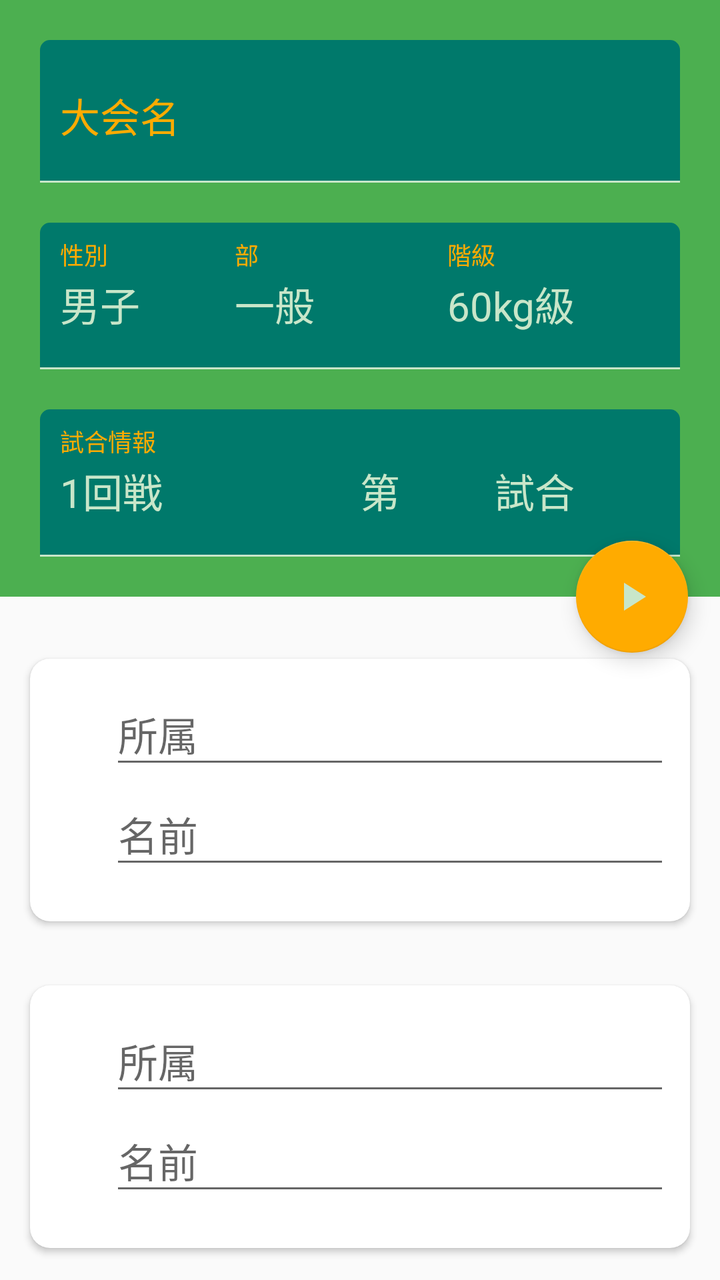
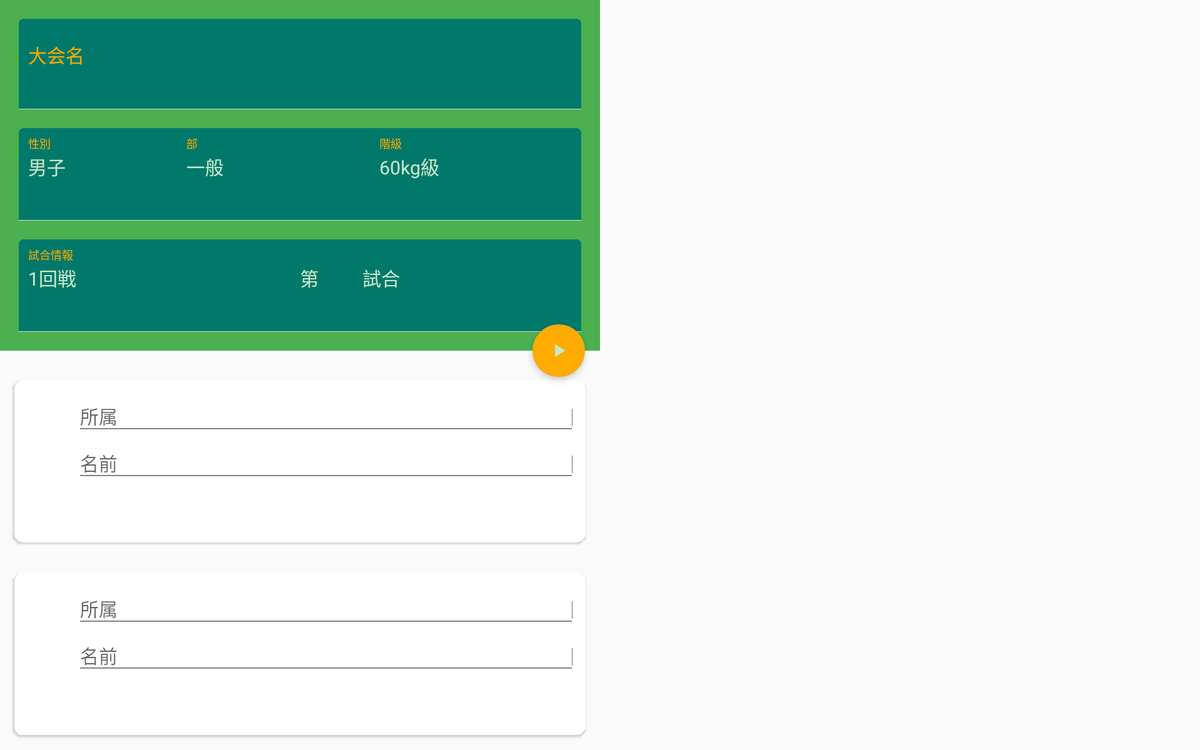

One screen, two layout resources from the same app: the default and the repository's alternative for another configuration. Each is rendered where Android would select it; the XML of both is given below.
<!-- AndroidManifest.xml: application theme AppTheme -->
<!-- res/layout/fragment_input_game_info.xml -->
<android.support.design.widget.CoordinatorLayout
    xmlns:android="http://schemas.android.com/apk/res/android"
    xmlns:app="http://schemas.android.com/apk/res-auto"
    android:layout_width="match_parent"
    android:layout_height="match_parent"
    android:fitsSystemWindows="true">

    <LinearLayout
        android:id="@+id/layout"
        android:layout_width="match_parent"
        android:layout_height="match_parent"
        android:orientation="vertical">

        <android.support.design.widget.AppBarLayout
            android:id="@+id/app_bar"
            android:layout_width="match_parent"
            android:layout_height="match_parent"
            android:layout_marginBottom="5dp"
            android:layout_weight="10">

            <android.support.design.widget.CollapsingToolbarLayout
                android:id="@+id/toolbar_layout"
                android:layout_width="match_parent"
                android:layout_height="match_parent"
                android:elevation="5dp">

                <android.support.v7.widget.Toolbar
                    android:id="@+id/toolbar"
                    android:layout_width="match_parent"
                    android:layout_height="?attr/actionBarSize"
                    app:popupTheme="@style/ThemeOverlay.AppCompat.Light"
                    app:layout_collapseMode="pin"/>

                <include layout="@layout/part_input_game_info"
                         android:id="@+id/input_game_info_layout"/>
            </android.support.design.widget.CollapsingToolbarLayout>
        </android.support.design.widget.AppBarLayout>

        <LinearLayout
            android:layout_width="match_parent"
            android:layout_height="match_parent"
            android:layout_weight="9">

            <include layout="@layout/part_two_players"
                android:id="@+id/input_player_info_layout"/>
        </LinearLayout>
    </LinearLayout>

    <android.support.design.widget.FloatingActionButton
        android:id="@+id/fab"
        android:layout_width="wrap_content"
        android:layout_height="wrap_content"
        android:src="@drawable/ic_play_arrow_white_24dp"
        android:scaleType="center"
        android:layout_margin="16dp"
        app:layout_anchor="@id/app_bar"
        app:layout_anchorGravity="end|bottom"
        app:fabSize="auto"/>
</android.support.design.widget.CoordinatorLayout>
<!-- res/layout/part_input_game_info.xml (included above) -->
<?xml version="1.0" encoding="utf-8"?>
<LinearLayout
    xmlns:android="http://schemas.android.com/apk/res/android"
    xmlns:app="http://schemas.android.com/apk/res-auto"
    style="@style/linear_layout_mmv_style"
    android:layout_marginBottom="@dimen/linear_layout_game_info_margin"
    android:layout_marginEnd="@dimen/linear_layout_game_info_margin"
    android:layout_marginStart="@dimen/linear_layout_game_info_margin"
    android:layout_marginTop="0dp"
    android:baselineAligned="false">

    <LinearLayout
        style="@style/linear_layout_mwv_style"
        android:layout_marginTop="@dimen/linear_layout_game_info_margin"
        android:layout_weight="1"
        android:background="@drawable/shape_input_group"
        android:padding="10dp">

        <android.support.design.widget.TextInputLayout
            android:id="@+id/name_text_input_layout"
            style="@style/widget_mw_style"
            app:hintAnimationEnabled="true"
            app:hintEnabled="true">

            <android.support.design.widget.TextInputEditText
                android:id="@+id/name_edit_text"
                style="@style/text_view_style"
                android:background="@color/colorPrimaryDimLight"
                android:hint="@string/name_hint_edit_text"
                android:inputType="text"
                android:paddingTop="5dp"
                android:textColor="@color/colorPrimaryLight"/>
        </android.support.design.widget.TextInputLayout>
    </LinearLayout>

    <LinearLayout
        style="@style/linear_layout_mwh_style"
        android:layout_marginTop="@dimen/linear_layout_game_info_margin"
        android:layout_weight="1"
        android:background="@drawable/shape_input_group"
        android:baselineAligned="false"
        android:padding="10dp">

        <android.support.design.widget.TextInputLayout
            android:id="@+id/gender_text_input_layout"
            style="@style/widget_mw_style"
            android:layout_weight="11"
            app:hintAnimationEnabled="true"
            app:hintEnabled="true">

            <android.support.design.widget.TextInputEditText
                android:id="@+id/select_gender_text_view"
                style="@style/text_view_style"
                android:background="@color/colorPrimaryDimLight"
                android:focusable="false"
                android:clickable="true"
                android:hint="@string/gender_title"
                android:paddingTop="5dp"
                android:text="@string/gender_man"
                android:textColor="@color/colorPrimaryLight"/>
        </android.support.design.widget.TextInputLayout>

        <android.support.design.widget.TextInputLayout
            android:id="@+id/part_text_input_layout"
            style="@style/widget_mw_style"
            android:layout_weight="10"
            app:hintAnimationEnabled="true"
            app:hintEnabled="true">

            <android.support.design.widget.TextInputEditText
                android:id="@+id/select_part_text_view"
                style="@style/text_view_style"
                android:background="@color/colorPrimaryDimLight"
                android:focusable="false"
                android:clickable="true"
                android:hint="@string/part_title"
                android:paddingTop="5dp"
                android:text="@string/part_general"
                android:textColor="@color/colorPrimaryLight"/>
        </android.support.design.widget.TextInputLayout>

        <android.support.design.widget.TextInputLayout
            android:id="@+id/grade_text_input_layout"
            style="@style/widget_mw_style"
            android:layout_weight="10"
            app:hintAnimationEnabled="true"
            app:hintEnabled="true">

            <android.support.design.widget.TextInputEditText
                android:id="@+id/select_grade_text_view"
                style="@style/text_view_style"
                android:background="@color/colorPrimaryDimLight"
                android:focusable="false"
                android:clickable="true"
                android:hint="@string/grade_title"
                android:paddingTop="5dp"
                android:text="@string/grade_60kg"
                android:textColor="@color/colorPrimaryLight"/>
        </android.support.design.widget.TextInputLayout>
    </LinearLayout>

    <LinearLayout
        style="@style/linear_layout_mwh_style"
        android:layout_marginTop="@dimen/linear_layout_game_info_margin"
        android:layout_weight="1"
        android:background="@drawable/shape_input_group"
        android:baselineAligned="false"
        android:padding="10dp">

        <android.support.design.widget.TextInputLayout
            android:id="@+id/rank_text_input_layout"
            style="@style/widget_mw_style"
            android:layout_weight="1"
            app:hintAnimationEnabled="true"
            app:hintEnabled="true">

            <android.support.design.widget.TextInputEditText
                android:id="@+id/select_rank_text_view"
                style="@style/text_view_style"
                android:background="@color/colorPrimaryDimLight"
                android:focusable="false"
                android:clickable="true"
                android:hint="@string/rank_title"
                android:paddingTop="5dp"
                android:text="@string/rank_first"
                android:textColor="@color/colorPrimaryLight"/>
        </android.support.design.widget.TextInputLayout>

        <LinearLayout
            style="@style/linear_layout_mwh_style"
            android:layout_weight="1">

            <android.support.design.widget.TextInputLayout
                style="@style/widget_wm_style"
                app:hintAnimationEnabled="true"
                app:hintEnabled="true">

                <android.support.design.widget.TextInputEditText
                    android:id="@+id/label_num_start_text_view"
                    style="@style/text_view_style"
                    android:layout_width="wrap_content"
                    android:background="@color/colorPrimaryDimLight"
                    android:enabled="false"
                    android:focusable="false"
                    android:paddingTop="5dp"
                    android:text="@string/num_start_text_view"
                    android:textColor="@color/colorPrimaryLight"/>
            </android.support.design.widget.TextInputLayout>

            <android.support.design.widget.TextInputLayout
                android:id="@+id/num_text_input_layout"
                style="@style/widget_wm_style"
                app:hintAnimationEnabled="true"
                app:hintEnabled="true">

                <android.support.design.widget.TextInputEditText
                    android:id="@+id/num_edit_text"
                    style="@style/text_view_style"
                    android:background="@color/colorPrimaryDimLight"
                    android:ems="2"
                    android:gravity="center"
                    android:inputType="number"
                    android:paddingTop="5dp"
                    android:textColor="@color/colorPrimaryLight"/>
            </android.support.design.widget.TextInputLayout>

            <android.support.design.widget.TextInputLayout
                style="@style/widget_wm_style"
                app:hintAnimationEnabled="true"
                app:hintEnabled="true">

                <android.support.design.widget.TextInputEditText
                    android:id="@+id/label_num_end_text_view"
                    style="@style/text_view_style"
                    android:layout_width="wrap_content"
                    android:background="@color/colorPrimaryDimLight"
                    android:enabled="false"
                    android:focusable="false"
                    android:paddingTop="5dp"
                    android:text="@string/num_end_text_view"
                    android:textColor="@color/colorPrimaryLight"/>
            </android.support.design.widget.TextInputLayout>
        </LinearLayout>
    </LinearLayout>
</LinearLayout>
<!-- res/layout/part_two_players.xml (included above) -->
<?xml version="1.0" encoding="utf-8"?>
<LinearLayout
    style="@style/linear_layout_mmv_style"
    xmlns:android="http://schemas.android.com/apk/res/android"
    android:paddingTop="10dp"
    android:orientation="vertical">

    <LinearLayout
        style="@style/linear_layout_mmv_style"
        android:layout_weight="1">

        <include layout="@layout/part_input_player_info"
            android:id="@+id/first_input_layout"
            android:layout_width="match_parent"
            android:layout_height="match_parent"/>
    </LinearLayout>

    <LinearLayout
        style="@style/linear_layout_mmv_style"
        android:layout_weight="1">

        <include layout="@layout/part_input_player_info"
            android:id="@+id/second_input_layout"
            android:layout_width="match_parent"
            android:layout_height="match_parent"/>
    </LinearLayout>
</LinearLayout>
<!-- res/layout/part_input_player_info.xml (included above) -->
<?xml version="1.0" encoding="utf-8"?>
<LinearLayout
    xmlns:android="http://schemas.android.com/apk/res/android"
    xmlns:app="http://schemas.android.com/tools"
    style="@style/linear_layout_mmv_style">

    <android.support.v7.widget.CardView
        android:layout_width="match_parent"
        android:layout_height="match_parent"
        android:layout_weight="1"
        android:layout_margin="@dimen/card_view_margin"
        app:cardUseCompatPadding="true"
        app:cardCornerRadius="@dimen/card_view_radius">

        <LinearLayout
            style="@style/linear_layout_mmh_style"
            android:baselineAligned="false">

            <FrameLayout
                style="@style/widget_mm_style"
                android:id="@+id/color_layout"
                android:layout_weight="10"/>

            <LinearLayout
                style="@style/linear_layout_mwv_style"
                android:layout_weight="1"
                android:layout_marginTop="@dimen/text_edit_margin"
                android:layout_marginStart="@dimen/text_edit_margin"
                android:layout_marginEnd="@dimen/text_edit_margin"
                android:theme="@style/AppTheme_default_hint">

                <android.support.design.widget.TextInputLayout
                    style="@style/widget_mw_style"
                    android:id="@+id/player_belong_text_input_layout"
                    app:hintEnabled="true"
                    app:hintAnimationEnabled="true">

                    <android.support.design.widget.TextInputEditText
                        style="@style/text_view_style"
                        android:id="@+id/player_belong_edit_text"
                        android:paddingTop="5dp"
                        android:inputType="text"
                        android:hint="@string/player_belong_hint_edit_text"/>
                </android.support.design.widget.TextInputLayout>

                <android.support.design.widget.TextInputLayout
                    style="@style/widget_mw_style"
                    android:id="@+id/player_name_text_input_layout"
                    app:hintEnabled="true"
                    app:hintAnimationEnabled="true">

                    <android.support.design.widget.TextInputEditText
                        style="@style/text_view_style"
                        android:id="@+id/player_name_edit_text"
                        android:paddingTop="5dp"
                        android:inputType="text"
                        android:hint="@string/player_name_hint_edit_text"/>
                </android.support.design.widget.TextInputLayout>
            </LinearLayout>
        </LinearLayout>
    </android.support.v7.widget.CardView>
</LinearLayout>
<!-- resources referenced by this layout -->
<resources>
  <color name="colorPrimaryDimLight">#00796B</color>
  <color name="colorPrimaryLight">#C8E6C9</color>
  <dimen name="card_view_margin">10dp</dimen>
  <dimen name="card_view_radius">10dp</dimen>
  <dimen name="linear_layout_game_info_margin">20dp</dimen>
  <dimen name="text_edit_margin">10dp</dimen>
  <!-- drawable ic_play_arrow_white_24dp (drawable) -->
  <vector android:height="24dp" android:viewportHeight="24.0"
      android:viewportWidth="24.0" android:width="24dp" xmlns:android="http://schemas.android.com/apk/res/android">
      <path android:fillColor="@color/colorPrimaryLight" android:pathData="M8,5v14l11,-7z"/>
  </vector>
  <string name="gender_man">男子</string>
  <string name="gender_title">性別</string>
  <string name="grade_60kg">60kg級</string>
  <string name="grade_title">階級</string>
  <string name="name_hint_edit_text">大会名</string>
  <string name="num_end_text_view">試合</string>
  <string name="num_start_text_view">第</string>
  <string name="part_general">一般</string>
  <string name="part_title">部</string>
  <string name="player_belong_hint_edit_text">所属</string>
  <string name="player_name_hint_edit_text">名前</string>
  <string name="rank_first">1回戦</string>
  <string name="rank_title">試合情報</string>
  <style name="AppTheme_default_hint" parent="Theme.AppCompat.Light.NoActionBar">
          <item name="colorPrimary">@color/colorPrimary</item>
          <item name="colorPrimaryDark">@color/colorPrimaryDark</item>
          <item name="colorAccent">@color/colorAccent</item>
      </style>
  <style name="linear_layout_mmh_style">
          <item name="android:layout_width">match_parent</item>
          <item name="android:layout_height">match_parent</item>
          <item name="android:orientation">horizontal</item>
      </style>
  <style name="linear_layout_mmv_style">
          <item name="android:layout_width">match_parent</item>
          <item name="android:layout_height">match_parent</item>
          <item name="android:orientation">vertical</item>
      </style>
  <style name="linear_layout_mwh_style">
          <item name="android:layout_width">match_parent</item>
          <item name="android:layout_height">wrap_content</item>
          <item name="android:orientation">horizontal</item>
      </style>
  <style name="linear_layout_mwv_style">
          <item name="android:layout_width">match_parent</item>
          <item name="android:layout_height">wrap_content</item>
          <item name="android:orientation">vertical</item>
      </style>
  <style name="text_view_style">
          <item name="android:layout_width">match_parent</item>
          <item name="android:layout_height">wrap_content</item>
          <item name="android:textSize">20sp</item>
      </style>
  <style name="widget_mm_style">
          <item name="android:layout_width">match_parent</item>
          <item name="android:layout_height">match_parent</item>
      </style>
  <style name="widget_mw_style">
          <item name="android:layout_width">match_parent</item>
          <item name="android:layout_height">wrap_content</item>
      </style>
  <style name="widget_wm_style">
          <item name="android:layout_width">wrap_content</item>
          <item name="android:layout_height">match_parent</item>
      </style>
  <style name="AppTheme" parent="Theme.AppCompat.Light.NoActionBar">
          <item name="colorPrimary">@color/colorPrimary</item>
          <item name="colorPrimaryDark">@color/colorPrimaryDark</item>
          <item name="colorAccent">@color/colorAccent</item>
  
          <item name="android:textColorHint">@color/colorAccent</item>
      </style>
  <color name="colorPrimary">#4CAF50</color>
  <color name="colorPrimaryDark">#388E3C</color>
  <color name="colorAccent">#FFAB00</color>
  <!-- some entries are left out for length -->
</resources>
<!-- res/layout-sw720dp/fragment_input_game_info.xml (the repository's variant of the layout above) -->
<!-- drawn on a large tablet held sideways -->
<LinearLayout
    xmlns:android="http://schemas.android.com/apk/res/android"
    android:layout_width="match_parent"
    android:layout_height="match_parent"
    android:orientation="horizontal">

    <android.support.design.widget.CoordinatorLayout
        xmlns:android="http://schemas.android.com/apk/res/android"
        xmlns:app="http://schemas.android.com/apk/res-auto"
        android:layout_width="match_parent"
        android:layout_height="match_parent"
        android:layout_weight="1"
        android:fitsSystemWindows="true">

        <LinearLayout
            android:id="@+id/layout"
            android:layout_width="match_parent"
            android:layout_height="match_parent"
            android:orientation="vertical">

            <android.support.design.widget.AppBarLayout
                android:id="@+id/app_bar"
                android:layout_width="match_parent"
                android:layout_height="match_parent"
                android:layout_marginBottom="5dp"
                android:layout_weight="10">

                <android.support.design.widget.CollapsingToolbarLayout
                    android:id="@+id/toolbar_layout"
                    android:layout_width="match_parent"
                    android:layout_height="match_parent"
                    android:elevation="5dp">

                    <android.support.v7.widget.Toolbar
                        android:id="@+id/toolbar"
                        android:layout_width="match_parent"
                        android:layout_height="?attr/actionBarSize"
                        app:popupTheme="@style/ThemeOverlay.AppCompat.Light"
                        app:layout_collapseMode="pin"/>

                    <include layout="@layout/part_input_game_info"/>
                </android.support.design.widget.CollapsingToolbarLayout>
            </android.support.design.widget.AppBarLayout>

            <LinearLayout
                android:layout_width="match_parent"
                android:layout_height="match_parent"
                android:layout_weight="9">

                <include layout="@layout/part_two_players"
                         android:id="@+id/input_player_info_layout"/>
            </LinearLayout>
        </LinearLayout>

        <android.support.design.widget.FloatingActionButton
            android:id="@+id/fab"
            android:layout_width="wrap_content"
            android:layout_height="wrap_content"
            android:src="@drawable/ic_play_arrow_white_24dp"
            android:scaleType="center"
            android:layout_margin="16dp"
            app:layout_anchor="@id/app_bar"
            app:layout_anchorGravity="end|bottom"
            app:fabSize="auto"/>
    </android.support.design.widget.CoordinatorLayout>

    <Space
        android:layout_width="match_parent"
        android:layout_height="match_parent"
        android:layout_weight="1"/>
</LinearLayout>
